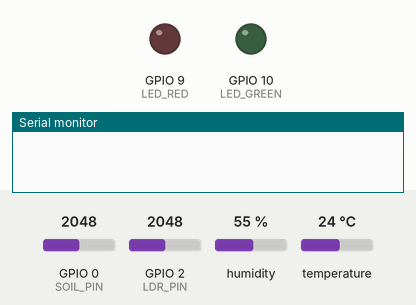
This sketch was run on a simulated ESP32-C3. Parts: output pins drawn as LEDs (lit = HIGH), the last lines printed to the serial monitor. Dashed ring = blinking. The inputs (shaded band) are chosen by the test bench; at power-on: GPIO 0 (SOIL_PIN) = 2048, GPIO 2 (LDR_PIN) = 2048, humidity 55 %, temperature 24 °C. No radio packets arrive unless stated. At 5.3 s the program puts the board to deep sleep or switches it off; the recording ends there.

Above: at 0.0 s.
At 2.53 s:
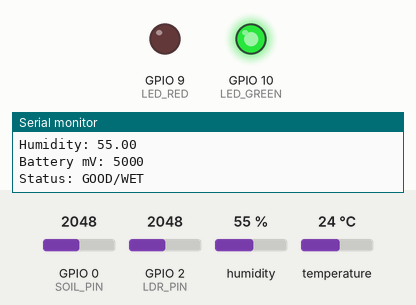
At 4.93 s:
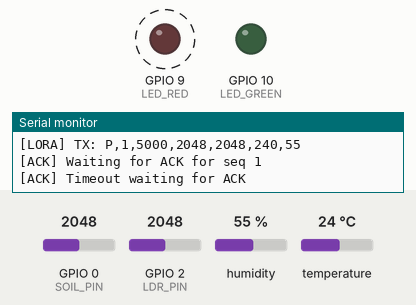
Timing chart, 0 to 5.3 s (numbered marks = the images above):
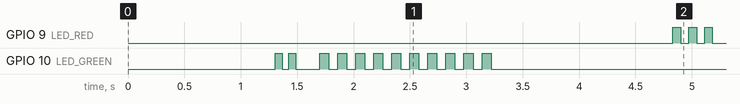

Measured:
- by itself, GPIO 10 (LED_GREEN): goes HIGH 0.06 s, LOW 0.06 s, HIGH 0.06 s, LOW 0.21 s, 9 × (HIGH 0.08 s, LOW 0.08 s), HIGH 0.08 s, then LOW

The sketch:

Plant_sensor.ino
```cpp
#include <Arduino.h>
#include <SPI.h>
#include <LoRa.h>
#include <DHT.h>
#include <WiFi.h>
#include "esp_wifi.h"
#include "esp_sleep.h"

// =====================
// Sensor pins
// =====================
#define SOIL_PIN   0
#define DHTPIN     1
#define LDR_PIN    2
#define DHTTYPE    DHT11

// =====================
// RGB LED pins
// =====================
#define LED_RED    9
#define LED_GREEN  10

const bool LED_COMMON_ANODE = false;

// =====================
// LoRa pins for ESP32-C3
// =====================
#define LORA_SCK   4
#define LORA_MISO  5
#define LORA_MOSI  6
#define LORA_SS    7
#define LORA_RST   8
#define LORA_DIO0  3

// =====================
// Deep sleep timing
// =====================
#define SLEEP_INTERVAL_US (15ULL * 60ULL * 1000000ULL)   // 15 min

// =====================
// Calibration values
// =====================
const int SOIL_DRY   = 2876;
const int SOIL_WET   = 1941;

const int LIGHT_DARK   = 4095;
const int LIGHT_BRIGHT = 1130;

// =====================
// Thresholds
// =====================
const int MOISTURE_TOO_DRY_PCT = 35;
const int MOISTURE_GOOD_PCT    = 60;
const int LIGHT_TOO_DARK_PCT   = 20;

// keep seq across deep sleep
RTC_DATA_ATTR uint16_t seqCounter = 0;

DHT dht(DHTPIN, DHTTYPE);

// =====================
// Sequence helper
// =====================
uint16_t nextSeq() {
  seqCounter++;
  if (seqCounter == 0) {
    seqCounter = 1;
  }
  return seqCounter;
}

// =====================
// LED helpers
// =====================
void ledRed(bool on) {
  digitalWrite(LED_RED, LED_COMMON_ANODE ? !on : on);
}

void ledGreen(bool on) {
  digitalWrite(LED_GREEN, LED_COMMON_ANODE ? !on : on);
}

void ledsOff() {
  ledRed(false);
  ledGreen(false);
}

void blinkRed(int times, int onMs = 120, int offMs = 100) {
  for (int i = 0; i < times; i++) {
    ledRed(true);
    ledGreen(false);
    delay(onMs);
    ledsOff();
    delay(offMs);
  }
}

void blinkGreen(int times, int onMs = 120, int offMs = 100) {
  for (int i = 0; i < times; i++) {
    ledGreen(true);
    ledRed(false);
    delay(onMs);
    ledsOff();
    delay(offMs);
  }
}

void blinkYellow(int times, int onMs = 120, int offMs = 100) {
  for (int i = 0; i < times; i++) {
    ledRed(true);
    ledGreen(true);
    delay(onMs);
    ledsOff();
    delay(offMs);
  }
}

// =====================
// Utility
// =====================
int readAvg(int pin, int samples = 12) {
  long total = 0;
  for (int i = 0; i < samples; i++) {
    total += analogRead(pin);
    delay(5);
  }
  return total / samples;
}

int mapClamped(int x, int in_min, int in_max, int out_min, int out_max) {
  if (in_max == in_min) return out_min;

  long value = (long)(x - in_min) * (out_max - out_min) / (in_max - in_min) + out_min;

  if (out_min < out_max) {
    if (value < out_min) value = out_min;
    if (value > out_max) value = out_max;
  } else {
    if (value > out_min) value = out_min;
    if (value < out_max) value = out_max;
  }

  return (int)value;
}

// =====================
// Power reading
// =====================
long readBatteryMv() {
  return 5000;
}

// =====================
// Power helpers
// =====================
void stopWiFi() {
  WiFi.mode(WIFI_OFF);
  esp_wifi_stop();
}

void goToSleep() {
  Serial.println("[SYS] Sleeping");
  ledsOff();

  LoRa.sleep();
  SPI.end();

  // Optional: reduce leakage on SPI pins during deep sleep
  pinMode(LORA_SS, INPUT);
  pinMode(LORA_SCK, INPUT);
  pinMode(LORA_MOSI, INPUT);
  pinMode(LORA_MISO, INPUT);
  pinMode(LORA_DIO0, INPUT);

  Serial.flush();
  esp_sleep_enable_timer_wakeup(SLEEP_INTERVAL_US);
  delay(50);
  esp_deep_sleep_start();
}

// =====================
// LoRa
// =====================
bool setupLoRa() {
  Serial.println("[LORA] Initializing...");
  SPI.begin(LORA_SCK, LORA_MISO, LORA_MOSI, LORA_SS);
  LoRa.setPins(LORA_SS, LORA_RST, LORA_DIO0);

  if (!LoRa.begin(868E6)) {
    Serial.println("[LORA] Init failed!");
    return false;
  }

  LoRa.enableCrc();
  Serial.println("[LORA] Ready");
  return true;
}

void sendPlantPacket(uint16_t seq, long batteryMv, int soilRaw, int lightRaw, int tempCx10, int humPct) {
  String payload = "P," + String(seq) + "," + String(batteryMv) + "," +
                   String(soilRaw) + "," + String(lightRaw) + "," +
                   String(tempCx10) + "," + String(humPct);

  Serial.print("[LORA] TX: ");
  Serial.println(payload);

  LoRa.idle();
  LoRa.beginPacket();
  LoRa.print(payload);
  LoRa.endPacket(true);   // block until TX is done
}

bool waitForAck(uint16_t expectedSeq, unsigned long timeoutMs = 1500) {
  Serial.print("[ACK] Waiting for ACK for seq ");
  Serial.println(expectedSeq);

  delay(10);
  LoRa.receive();   // switch to RX mode

  unsigned long start = millis();

  while (millis() - start < timeoutMs) {
    int packetSize = LoRa.parsePacket();
    if (!packetSize) {
      delay(10);
      continue;
    }

    String raw = "";
    while (LoRa.available()) {
      raw += (char)LoRa.read();
    }

    Serial.print("[ACK] RX raw: ");
    Serial.println(raw);

    if (raw.startsWith("A,")) {
      uint16_t ackSeq = (uint16_t) raw.substring(2).toInt();
      if (ackSeq == expectedSeq) {
        Serial.print("[ACK] Received ACK for seq ");
        Serial.println(ackSeq);
        return true;
      }
    }
  }

  Serial.println("[ACK] Timeout waiting for ACK");
  return false;
}

// =====================
// Main
// =====================
void setup() {
  Serial.begin(115200);
  delay(300);

  stopWiFi();

  pinMode(LED_RED, OUTPUT);
  pinMode(LED_GREEN, OUTPUT);
  ledsOff();

  pinMode(SOIL_PIN, INPUT);
  pinMode(LDR_PIN, INPUT);

  dht.begin();
  delay(1000);

  Serial.println();
  Serial.println("==================================");
  esp_sleep_wakeup_cause_t wakeCause = esp_sleep_get_wakeup_cause();
  if (wakeCause == ESP_SLEEP_WAKEUP_TIMER) {
    Serial.println("Plant Transmitter Wake (from deep sleep)");
  } else {
    Serial.println("Plant Transmitter Boot (cold start/reset)");
  }
  Serial.println("==================================");

  Serial.print("[SEQ] Current stored seqCounter: ");
  Serial.println(seqCounter);

  // wake indicator
  blinkGreen(2, 60, 60);

  // ---- Read sensors
  int soilRaw = readAvg(SOIL_PIN);
  int lightRaw = readAvg(LDR_PIN);

  int moisturePct = mapClamped(soilRaw, SOIL_DRY, SOIL_WET, 0, 100);
  int lightPct    = mapClamped(lightRaw, LIGHT_DARK, LIGHT_BRIGHT, 0, 100);

  float temp = NAN;
  float hum = NAN;
  bool dhtOk = false;

  for (int i = 0; i < 3; i++) {
    temp = dht.readTemperature();
    hum  = dht.readHumidity();

    if (!isnan(temp) && !isnan(hum)) {
      dhtOk = true;
      break;
    }
    delay(200);
  }

  int tempCx10 = dhtOk ? (int)(temp * 10.0f + (temp >= 0 ? 0.5f : -0.5f)) : -999;
  int humPct   = dhtOk ? (int)(hum + 0.5f) : -1;

  long batteryMv = readBatteryMv();

  Serial.println("----");
  Serial.print("Soil raw: "); Serial.println(soilRaw);
  Serial.print("Moisture %: "); Serial.println(moisturePct);
  Serial.print("Light raw: "); Serial.println(lightRaw);
  Serial.print("Light %: "); Serial.println(lightPct);

  if (dhtOk) {
    Serial.print("Temp C: "); Serial.println(temp);
    Serial.print("Humidity: "); Serial.println(hum);
  } else {
    Serial.println("DHT11 error");
  }

  Serial.print("Battery mV: "); Serial.println(batteryMv);

  // ---- Status blink
  bool tooDry = moisturePct < MOISTURE_TOO_DRY_PCT;
  bool tooDark = lightPct < LIGHT_TOO_DARK_PCT;
  bool goodMoisture = moisturePct >= MOISTURE_GOOD_PCT;

  if (tooDry || tooDark) {
    Serial.println("Status: BAD");
    blinkRed(10, 80, 80);
  } else if (goodMoisture) {
    Serial.println("Status: GOOD/WET");
    blinkGreen(10, 80, 80);
  } else {
    Serial.println("Status: OK");
    blinkYellow(10, 60, 60);
  }

  // ---- Setup LoRa and transmit
  if (!setupLoRa()) {
    blinkRed(10, 40, 40);
    goToSleep();
  }

  uint16_t seq = nextSeq();
  Serial.print("[SEQ] Sending seq: ");
  Serial.println(seq);

  sendPlantPacket(seq, batteryMv, soilRaw, lightRaw, tempCx10, humPct);

  // IMPORTANT: sleep only AFTER ACK wait
  bool ackOk = waitForAck(seq, 1500);

  if (ackOk) {
    blinkGreen(3, 70, 70);
  } else {
    blinkRed(3, 70, 70);
  }

  goToSleep();
}

void loop() {
  // never reached
}
```
